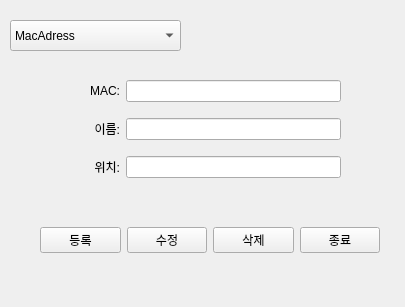
<?xml version="1.0" encoding="UTF-8"?>
<ui version="4.0">
 <class>DeviceManager</class>
 <widget class="QWidget" name="DeviceManager">
  <property name="geometry">
   <rect>
    <x>0</x>
    <y>0</y>
    <width>405</width>
    <height>307</height>
   </rect>
  </property>
  <property name="windowTitle">
   <string>기기등록</string>
  </property>
  <widget class="QComboBox" name="cbb_Mac">
   <property name="geometry">
    <rect>
     <x>10</x>
     <y>20</y>
     <width>171</width>
     <height>31</height>
    </rect>
   </property>
   <item>
    <property name="text">
     <string>MacAdress</string>
    </property>
   </item>
  </widget>
  <widget class="QWidget" name="gridLayoutWidget">
   <property name="geometry">
    <rect>
     <x>90</x>
     <y>70</y>
     <width>251</width>
     <height>121</height>
    </rect>
   </property>
   <layout class="QGridLayout" name="gridLayout">
    <item row="0" column="0">
     <widget class="QLabel" name="lbl_Mac">
      <property name="text">
       <string>MAC:</string>
      </property>
      <property name="alignment">
       <set>Qt::AlignRight|Qt::AlignTrailing|Qt::AlignVCenter</set>
      </property>
     </widget>
    </item>
    <item row="1" column="1">
     <widget class="QLineEdit" name="le_Name"/>
    </item>
    <item row="0" column="1">
     <widget class="QLineEdit" name="le_Mac"/>
    </item>
    <item row="1" column="0">
     <widget class="QLabel" name="lbl_Name">
      <property name="text">
       <string>이름:</string>
      </property>
      <property name="alignment">
       <set>Qt::AlignRight|Qt::AlignTrailing|Qt::AlignVCenter</set>
      </property>
     </widget>
    </item>
    <item row="2" column="0">
     <widget class="QLabel" name="lbl_Locate">
      <property name="text">
       <string>위치:</string>
      </property>
      <property name="alignment">
       <set>Qt::AlignRight|Qt::AlignTrailing|Qt::AlignVCenter</set>
      </property>
     </widget>
    </item>
    <item row="2" column="1">
     <widget class="QLineEdit" name="le_Locate"/>
    </item>
   </layout>
  </widget>
  <widget class="QWidget" name="horizontalLayoutWidget">
   <property name="geometry">
    <rect>
     <x>40</x>
     <y>200</y>
     <width>340</width>
     <height>80</height>
    </rect>
   </property>
   <layout class="QHBoxLayout" name="horizontalLayout">
    <item>
     <widget class="QPushButton" name="btn_Enroll">
      <property name="text">
       <string>등록</string>
      </property>
     </widget>
    </item>
    <item>
     <widget class="QPushButton" name="btn_Update">
      <property name="text">
       <string>수정</string>
      </property>
     </widget>
    </item>
    <item>
     <widget class="QPushButton" name="btn_Delete">
      <property name="text">
       <string>삭제</string>
      </property>
     </widget>
    </item>
    <item>
     <widget class="QPushButton" name="btn_Exit">
      <property name="text">
       <string>종료</string>
      </property>
     </widget>
    </item>
   </layout>
  </widget>
 </widget>
 <resources/>
 <connections/>
</ui>
